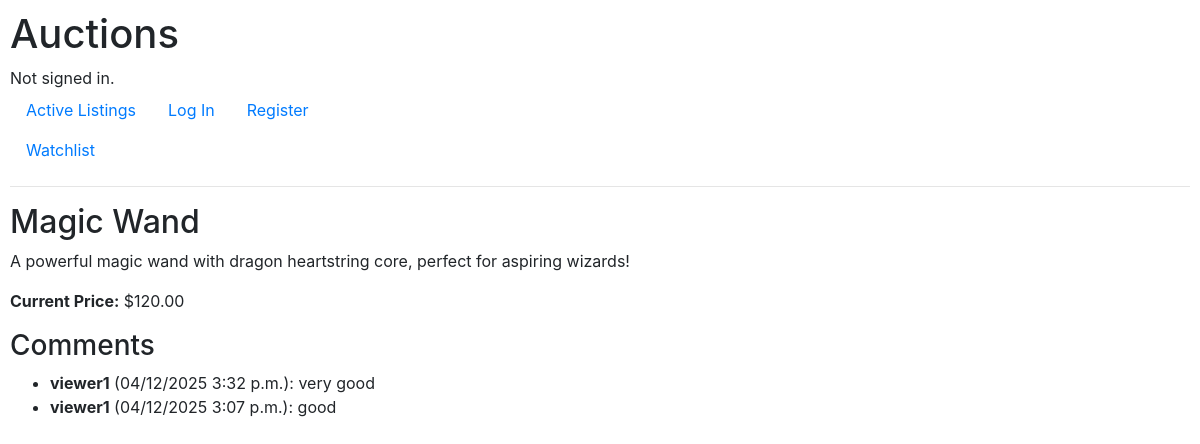
The app's page /listing/1/ with its own data.
### auctions/models.py (models this page shows, shortened)
class AuctionListing(models.Model):
    title = models.CharField(max_length=100)
    description = models.TextField()
    starting_bid = models.DecimalField(max_digits=10, decimal_places=2)
    image_url = models.URLField(blank=True, null=True)
    category = models.CharField(max_length=64, blank=True, null=True)
    is_active = models.BooleanField(default=True)
    created_by = models.ForeignKey(User, on_delete=models.CASCADE, related_name="listings")
    created_at = models.DateTimeField(auto_now_add=True)

class Bid(models.Model):
    listing = models.ForeignKey(AuctionListing, on_delete=models.CASCADE, related_name="bids")
    bidder = models.ForeignKey(User, on_delete=models.CASCADE)
    bid_amount = models.DecimalField(max_digits=10, decimal_places=2)
    bid_time = models.DateTimeField(auto_now_add=True)

class Comment(models.Model):
    listing = models.ForeignKey(AuctionListing, on_delete=models.CASCADE, related_name="comments")
    commenter = models.ForeignKey(User, on_delete=models.CASCADE)
    comment = models.TextField()
    commented_at = models.DateTimeField(auto_now_add=True)

class User(AbstractUser):
    pass

### auctions/views.py (the view, shortened to what this page needs)
# urls.py: path("listing/<int:listing_id>/", views.listing_view, name="listing"),
def listing_view(request, listing_id):
    listing = get_object_or_404(AuctionListing, id=listing_id)
    current_bid = listing.bids.order_by('-bid_amount').first()
    current_price = current_bid.bid_amount if current_bid else listing.starting_bid
    top_bidder = current_bid.bidder.username if current_bid else None
    comments = listing.comments.all().order_by('-commented_at')
    error = None
    return render(request, "auctions/listing.html", {
        "listing": listing,
        "current_bid": current_price,
        "top_bidder": top_bidder,
        "comments": comments,
        "error": error
    })

### auctions/templates/auctions/listing.html (shortened to what this page needs)
{% extends "auctions/layout.html" %}
{% block body %}
    <h2>{{ listing.title }}</h2>
    <p>{{ listing.description }}</p>
    <p><strong>Current Price:</strong> ${{ current_bid }}</p>
    <h3>Comments</h3>
    <ul>
        {% for comment in comments %}
            <li><strong>{{ comment.commenter.username }}</strong> ({{ comment.commented_at|date:"SHORT_DATETIME_FORMAT" }}):
                {{ comment.comment }}
            </li>
        {% empty %}
            <li>No comments yet.</li>
        {% endfor %}
    </ul>
{% endblock %}

### auctions/templates/auctions/layout.html (shortened to what this page needs)
{% load static %}
<!DOCTYPE html>
<html lang="en">
    <head>
        <link rel="stylesheet" href="https://stackpath.bootstrapcdn.com/bootstrap/4.4.1/css/bootstrap.min.css">
        <link href="{% static 'auctions/styles.css' %}" rel="stylesheet">
    </head>
    <body>
        <h1>Auctions</h1>
        <div>
            {% if user.is_authenticated %}
                Signed in as <strong>{{ user.username }}</strong>.
            {% else %}
                Not signed in.
            {% endif %}
        </div>
        <ul class="nav">
            <li class="nav-item">
                <a class="nav-link" href="{% url 'index' %}">Active Listings</a>
                <a class="nav-link" href="{% url 'watchlist' %}">Watchlist</a>
            </li>
            {% if user.is_authenticated %}
                <li class="nav-item">
                    <a class="nav-link" href="{% url 'logout' %}">Log Out</a>
                </li>
            {% else %}
                <li class="nav-item">
                    <a class="nav-link" href="{% url 'login' %}">Log In</a>
                </li>
                <li class="nav-item">
                    <a class="nav-link" href="{% url 'register' %}">Register</a>
                </li>
            {% endif %}
        </ul>
        <hr>
        {% block body %}
        {% endblock %}
    </body>
</html>

### auctions/static/auctions/styles.css (style rules this page uses)
body { padding: 10px; }

### records on screen
AuctionListing: title "Magic Wand", description "A powerful magic wand with dragon heartstring core, perfect for aspiring wizards!"
Bid: bid_amount "120.00"
Comment: commenter.username "viewer1", commented_at "04/12/2025 3:32 p.m.", comment "very good"
Comment: commenter.username "viewer1", commented_at "04/12/2025 3:07 p.m.", comment "good"
